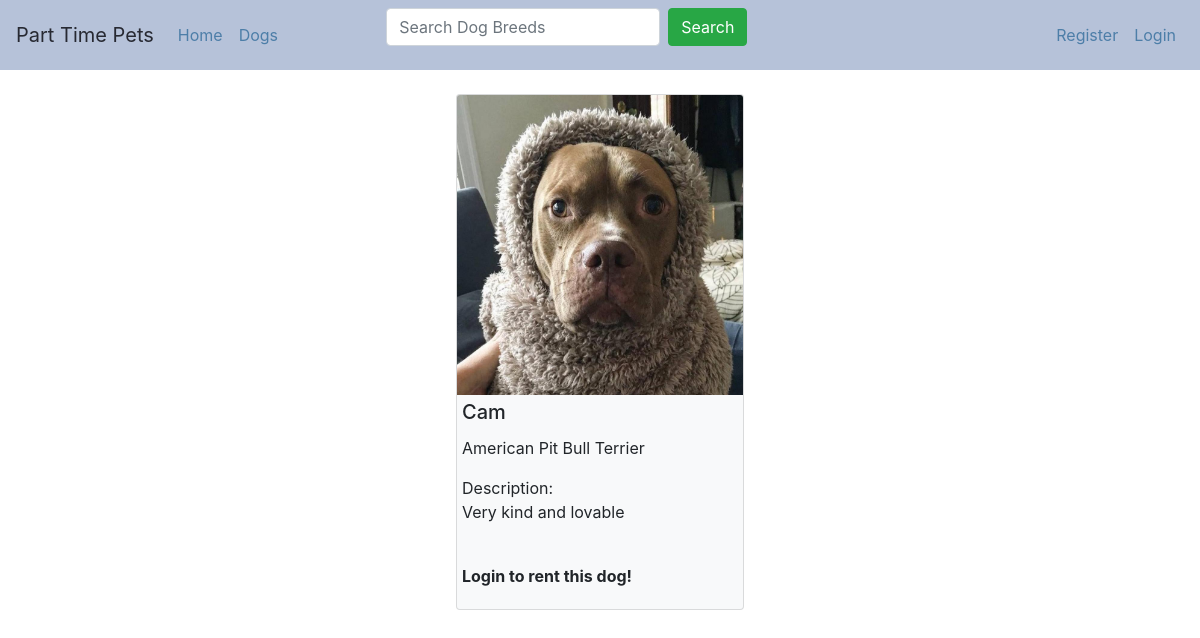
The page /dog_detail/23 on the database its author committed.
### app/models.py (models this page shows)
class Dog(models.Model):
    name = models.CharField(max_length=100, blank=False)
    description = models.CharField(max_length=200, blank=False)
    is_available = models.BooleanField(default=True)
    image = models.FileField(upload_to='images/')
    owner = models.ForeignKey(User, on_delete=models.CASCADE)
    breed = models.ForeignKey(Breed, on_delete=models.CASCADE)
    class Meta:
        ordering = ('name',)

class Breed(models.Model):
    name = models.CharField(max_length=100, blank=False)
    def __str__(self):
        return self.name
    class Meta:
        ordering = ('name',)

### app/views.py (the view)
# urls.py: path('dog_detail/<int:dog_id>', views.dog_detail, name='dog_detail'),
def dog_detail(request, dog_id):
    currentuser = request.user
    dog_detail = get_object_or_404(Dog, id = dog_id)
    reviews = Review.objects.all()
    context = {'dog_detail': dog_detail, 'reviews': reviews}
    template_name = 'dogs/dog_detail.html'
    return render(request, template_name, context)

### app/templates/dogs/dog_detail.html (shortened to what this page needs)
{% extends 'base.html' %}
{% load static %}
{% block content %}
<link rel="stylesheet" href="{% static 'index.css' %}" />
<div class="containers" style='margin-right: 10px; margin-left: 10px;'>
    <div class="card bg-light mb-3" style="width: 18em;">
        <div class="card-body" style="padding: 0;">
            <img class="card-img-top" src="{{ dog_detail.image.url }}" height="300" width="300" alt="Card image cap">
            <div style="padding: 5;">
                <h5 class="card-title">{{ dog_detail.name }}</h5>
                <p class="card-text">{{ dog_detail.breed }}</p>
                <p class="card-text">Description:
                    <br />
                    {{ dog_detail.description }}
                </p>
                <br />
                {% if user.is_authenticated and dog_detail.is_available == True and dog_detail.owner_id != user.id %}
                <a class="btn btn-success" role="button" href="{% url 'app:rent_dog' dog_detail.id %}">Rent Dog</a>
                {% elif dog_detail.is_available == False %}
                <p style='font-weight: bold;'>This dog is out for rent!</p>
                {% elif dog_detail.owner_id == user.id %}
                <p style='font-weight: bold;'>This is your dog!</p>
                {% else %}
                <p style='font-weight: bold;'>Login to rent this dog!</p>
                {% endif %}
            </div>
        </div>
    </div>
</div>
{% endblock content %}

### app/static/index.css (style rules this page uses)
.containers { display:flex; flex-direction: row; justify-content: space-around; flex-wrap: wrap; }

### rows shown on the page
Dog: image (picture), name "Cam", breed "American Pit Bull Terrier", description "Very kind and lovable"
